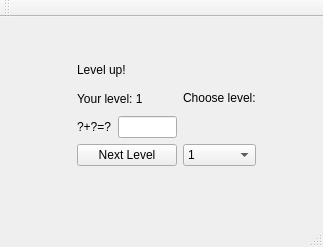
<?xml version="1.0" encoding="UTF-8"?>
<ui version="4.0">
 <class>MainWindow</class>
 <widget class="QMainWindow" name="MainWindow">
  <property name="geometry">
   <rect>
    <x>0</x>
    <y>0</y>
    <width>323</width>
    <height>247</height>
   </rect>
  </property>
  <property name="windowTitle">
   <string>MainWindow</string>
  </property>
  <widget class="QWidget" name="centralWidget">
   <widget class="QWidget" name="layoutWidget">
    <property name="geometry">
     <rect>
      <x>66</x>
      <y>30</y>
      <width>201</width>
      <height>130</height>
     </rect>
    </property>
    <layout class="QHBoxLayout" name="horizontalLayout">
     <item>
      <layout class="QVBoxLayout" name="verticalLayout">
       <item>
        <widget class="QLabel" name="ifLvlUp">
         <property name="text">
          <string>Level up!</string>
         </property>
        </widget>
       </item>
       <item>
        <widget class="QLabel" name="YourLvl">
         <property name="text">
          <string>Your level: 1</string>
         </property>
        </widget>
       </item>
       <item>
        <layout class="QHBoxLayout" name="horizontalLayout_2">
         <item>
          <widget class="QLabel" name="primerLabel">
           <property name="text">
            <string>?+?=?</string>
           </property>
          </widget>
         </item>
         <item>
          <widget class="QLineEdit" name="lineEdit"/>
         </item>
        </layout>
       </item>
       <item>
        <widget class="QPushButton" name="pushButton">
         <property name="text">
          <string>Next Level</string>
         </property>
        </widget>
       </item>
      </layout>
     </item>
     <item>
      <layout class="QVBoxLayout" name="verticalLayout_2">
       <item>
        <widget class="QLabel" name="ChooseLvl">
         <property name="text">
          <string>Choose level:</string>
         </property>
        </widget>
       </item>
       <item>
        <widget class="QComboBox" name="comboBox">
         <item>
          <property name="text">
           <string>1</string>
          </property>
         </item>
        </widget>
       </item>
      </layout>
     </item>
    </layout>
   </widget>
   <zorder>layoutWidget</zorder>
   <zorder>lineEdit</zorder>
   <zorder>primerLabel</zorder>
   <zorder>pushButton</zorder>
  </widget>
  <widget class="QMenuBar" name="menuBar">
   <property name="geometry">
    <rect>
     <x>0</x>
     <y>0</y>
     <width>323</width>
     <height>26</height>
    </rect>
   </property>
  </widget>
  <widget class="QToolBar" name="mainToolBar">
   <attribute name="toolBarArea">
    <enum>TopToolBarArea</enum>
   </attribute>
   <attribute name="toolBarBreak">
    <bool>false</bool>
   </attribute>
  </widget>
  <widget class="QStatusBar" name="statusBar"/>
 </widget>
 <layoutdefault spacing="6" margin="11"/>
 <resources/>
 <connections/>
</ui>
